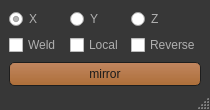
<?xml version="1.0" encoding="UTF-8"?>
<ui version="4.0">
 <class>ldmt_mirrorTool</class>
 <widget class="QMainWindow" name="ldmt_mirrorTool">
  <property name="geometry">
   <rect>
    <x>0</x>
    <y>0</y>
    <width>210</width>
    <height>110</height>
   </rect>
  </property>
  <property name="minimumSize">
   <size>
    <width>210</width>
    <height>110</height>
   </size>
  </property>
  <property name="maximumSize">
   <size>
    <width>280</width>
    <height>180</height>
   </size>
  </property>
  <property name="windowTitle">
   <string>Mirror Tool</string>
  </property>
  <property name="styleSheet">
   <string notr="true">QMainWindow{
background-color: rgb(55,55,55);
}
*{
color:rgb(175,175,175);
}</string>
  </property>
  <widget class="QWidget" name="centralwidget">
   <property name="styleSheet">
    <string notr="true">QWidget#centralwidget{background-color: rgb(55,55,55);}
</string>
   </property>
   <layout class="QGridLayout" name="gridLayout">
    <property name="bottomMargin">
     <number>0</number>
    </property>
    <item row="0" column="0">
     <widget class="QRadioButton" name="radioButton_x">
      <property name="sizePolicy">
       <sizepolicy hsizetype="Preferred" vsizetype="Fixed">
        <horstretch>0</horstretch>
        <verstretch>0</verstretch>
       </sizepolicy>
      </property>
      <property name="statusTip">
       <string>Use X axis.</string>
      </property>
      <property name="text">
       <string>X</string>
      </property>
      <property name="checked">
       <bool>true</bool>
      </property>
     </widget>
    </item>
    <item row="0" column="1">
     <widget class="QRadioButton" name="radioButton_y">
      <property name="sizePolicy">
       <sizepolicy hsizetype="Preferred" vsizetype="Fixed">
        <horstretch>0</horstretch>
        <verstretch>0</verstretch>
       </sizepolicy>
      </property>
      <property name="statusTip">
       <string>Use Y axis.</string>
      </property>
      <property name="text">
       <string>Y</string>
      </property>
      <property name="checked">
       <bool>false</bool>
      </property>
     </widget>
    </item>
    <item row="0" column="2">
     <widget class="QRadioButton" name="radioButton_z">
      <property name="sizePolicy">
       <sizepolicy hsizetype="Preferred" vsizetype="Fixed">
        <horstretch>0</horstretch>
        <verstretch>0</verstretch>
       </sizepolicy>
      </property>
      <property name="statusTip">
       <string>Use Z axis.</string>
      </property>
      <property name="text">
       <string>Z</string>
      </property>
      <property name="checked">
       <bool>false</bool>
      </property>
     </widget>
    </item>
    <item row="1" column="0">
     <widget class="QCheckBox" name="checkBox_weld">
      <property name="sizePolicy">
       <sizepolicy hsizetype="Preferred" vsizetype="Fixed">
        <horstretch>0</horstretch>
        <verstretch>0</verstretch>
       </sizepolicy>
      </property>
      <property name="statusTip">
       <string>If weld mesh. </string>
      </property>
      <property name="text">
       <string>Weld</string>
      </property>
      <property name="checked">
       <bool>false</bool>
      </property>
     </widget>
    </item>
    <item row="1" column="1">
     <widget class="QCheckBox" name="checkBox_local">
      <property name="sizePolicy">
       <sizepolicy hsizetype="Preferred" vsizetype="Fixed">
        <horstretch>0</horstretch>
        <verstretch>0</verstretch>
       </sizepolicy>
      </property>
      <property name="statusTip">
       <string>If mirror using local pivot. </string>
      </property>
      <property name="text">
       <string>Local</string>
      </property>
     </widget>
    </item>
    <item row="1" column="2">
     <widget class="QCheckBox" name="checkBox_reverse">
      <property name="enabled">
       <bool>true</bool>
      </property>
      <property name="sizePolicy">
       <sizepolicy hsizetype="Preferred" vsizetype="Fixed">
        <horstretch>0</horstretch>
        <verstretch>0</verstretch>
       </sizepolicy>
      </property>
      <property name="statusTip">
       <string>If reverse mirror direction. </string>
      </property>
      <property name="text">
       <string>Reverse</string>
      </property>
      <property name="checkable">
       <bool>true</bool>
      </property>
      <property name="tristate">
       <bool>false</bool>
      </property>
     </widget>
    </item>
    <item row="2" column="0" colspan="3">
     <widget class="QPushButton" name="btn_mirror">
      <property name="sizePolicy">
       <sizepolicy hsizetype="Preferred" vsizetype="Fixed">
        <horstretch>0</horstretch>
        <verstretch>0</verstretch>
       </sizepolicy>
      </property>
      <property name="minimumSize">
       <size>
        <width>0</width>
        <height>24</height>
       </size>
      </property>
      <property name="maximumSize">
       <size>
        <width>16777215</width>
        <height>22</height>
       </size>
      </property>
      <property name="font">
       <font>
        <family>Segoe UI</family>
       </font>
      </property>
      <property name="cursor">
       <cursorShape>PointingHandCursor</cursorShape>
      </property>
      <property name="statusTip">
       <string>Mirror selected mesh.</string>
      </property>
      <property name="styleSheet">
       <string notr="true">QPushButton{ 
 border:1px solid rgb(30,30,30);
border-radius:5px;
background-color: qlineargradient(spread:pad, x1:1, y1:1, x2:1, y2:0, stop:0 rgba(189, 118, 57, 225), stop:1 rgba(235, 158, 108, 195));
color:rgb(25,25,25);}
QPushButton:hover{ 
 border:1px solid rgb(30,30,30);
background-color: qlineargradient(spread:pad, x1:1, y1:1, x2:1, y2:0, stop:0 rgba(189, 118, 57, 225), stop:1 rgba(255, 178, 128, 195));
color:rgb(25,25,25);}
QPushButton:pressed{ 
 border:1px solid rgb(30,30,30);
background-color: qlineargradient(spread:pad, x1:1, y1:1, x2:1, y2:0, stop:0 rgba(235, 158, 108, 195), stop:1 rgba( 189, 118, 57, 225));
color:rgb(25,25,25);}</string>
      </property>
      <property name="text">
       <string>mirror</string>
      </property>
     </widget>
    </item>
   </layout>
  </widget>
  <widget class="QStatusBar" name="statusBar_mirrorTool">
   <property name="styleSheet">
    <string notr="true">QStatusBar{

}</string>
   </property>
  </widget>
 </widget>
 <resources/>
 <connections/>
</ui>
